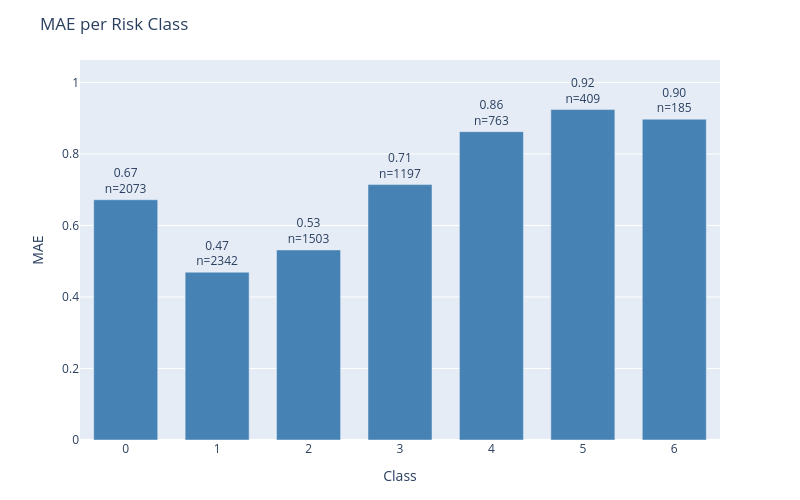

The notebook cell saved with this chart:
### Code cell
plot_error_by_group(
    df=results_test,
    y_true_col='actual',
    y_pred_col='prediction',
    group_by='class',
    metric='mae',
    title='MAE per Risk Class'
)

### Figure 1 — Plotly figure (JSON) as saved in the notebook; plotly's stock layout.template omitted (floating-point values rounded to 4 significant figures)
{"data": [{"marker": {"color": "steelblue"}, "text": ["0.67<br>n=2073", "0.47<br>n=2342", "0.53<br>n=1503", "0.71<br>n=1197", "0.86<br>n=763", "0.92<br>n=409", "0.90<br>n=185"], "textposition": "outside", "type": "bar", "x": ["0", "1", "2", "3", "4", "5", "6"], "y": [0.672, 0.4693, 0.5316, 0.7143, 0.8624, 0.9242, 0.8973]}], "layout": {"bargap": 0.3, "height": 500, "margin": {"b": 60, "t": 60}, "title": {"text": "MAE per Risk Class"}, "uniformtext": {"minsize": 8, "mode": "hide"}, "width": 800, "xaxis": {"title": {"text": "Class"}}, "yaxis": {"range": [0, 1.063], "title": {"text": "MAE"}}}}
